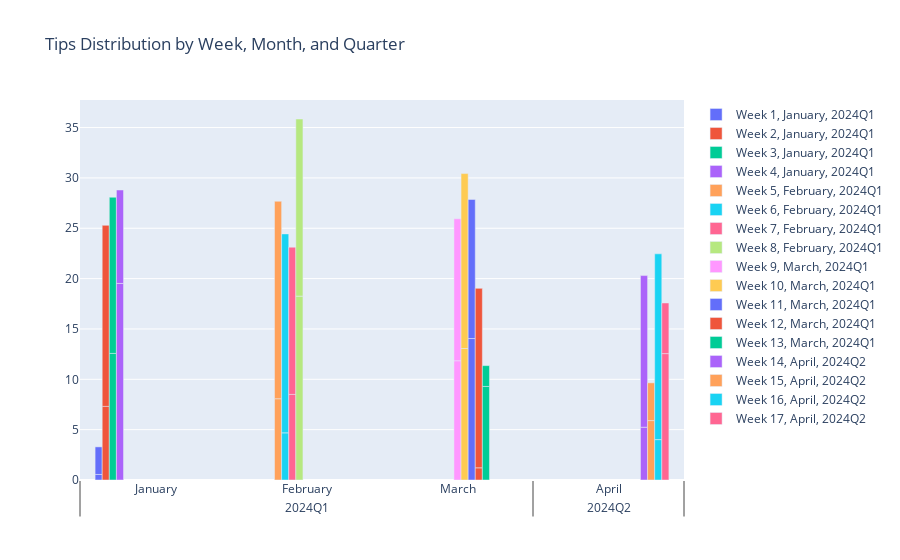

This figure's notebook cell:
### Code cell
import plotly.graph_objects as go

fig = go.Figure()

for quarter in quarters:
    for month in months:
        for week in weeks:
            filtered_data = grouped_data[(grouped_data['Week_Number'] == week) & 
                                         (grouped_data['Month'] == month) & 
                                         (grouped_data['Quarter'] == quarter)]
            if not filtered_data.empty:
                fig.add_trace(go.Bar(
                    x=[[quarter]*len(filtered_data), [month]*len(filtered_data), [f"Week {week}"]*len(filtered_data)],
                    y=filtered_data['Tip'],
                    name=f"Week {week}, {month}, {quarter}"
                ))

fig.update_layout(title_text="Tips Distribution by Week, Month, and Quarter")

fig.show()

### Figure 1 — Plotly figure (JSON) as saved in the notebook; plotly's stock layout.template omitted (floating-point values rounded to 4 significant figures)
{"data": [{"name": "Week 1, January, 2024Q1", "type": "bar", "x": [["2024Q1", "2024Q1"], ["January", "January"], ["Week 1", "Week 1"]], "y": [0.55, 2.74]}, {"name": "Week 2, January, 2024Q1", "type": "bar", "x": [["2024Q1", "2024Q1"], ["January", "January"], ["Week 2", "Week 2"]], "y": [7.31, 17.98]}, {"name": "Week 3, January, 2024Q1", "type": "bar", "x": [["2024Q1", "2024Q1"], ["January", "January"], ["Week 3", "Week 3"]], "y": [12.57, 15.51]}, {"name": "Week 4, January, 2024Q1", "type": "bar", "x": [["2024Q1", "2024Q1"], ["January", "January"], ["Week 4", "Week 4"]], "y": [19.52, 9.28]}, {"name": "Week 5, February, 2024Q1", "type": "bar", "x": [["2024Q1", "2024Q1"], ["February", "February"], ["Week 5", "Week 5"]], "y": [8.07, 19.61]}, {"name": "Week 6, February, 2024Q1", "type": "bar", "x": [["2024Q1", "2024Q1"], ["February", "February"], ["Week 6", "Week 6"]], "y": [4.68, 19.76]}, {"name": "Week 7, February, 2024Q1", "type": "bar", "x": [["2024Q1", "2024Q1"], ["February", "February"], ["Week 7", "Week 7"]], "y": [8.5, 14.62]}, {"name": "Week 8, February, 2024Q1", "type": "bar", "x": [["2024Q1", "2024Q1"], ["February", "February"], ["Week 8", "Week 8"]], "y": [18.26, 17.59]}, {"name": "Week 9, March, 2024Q1", "type": "bar", "x": [["2024Q1", "2024Q1"], ["March", "March"], ["Week 9", "Week 9"]], "y": [11.84, 14.1]}, {"name": "Week 10, March, 2024Q1", "type": "bar", "x": [["2024Q1", "2024Q1"], ["March", "March"], ["Week 10", "Week 10"]], "y": [13.06, 17.37]}, {"name": "Week 11, March, 2024Q1", "type": "bar", "x": [["2024Q1", "2024Q1"], ["March", "March"], ["Week 11", "Week 11"]], "y": [14.05, 13.81]}, {"name": "Week 12, March, 2024Q1", "type": "bar", "x": [["2024Q1", "2024Q1"], ["March", "March"], ["Week 12", "Week 12"]], "y": [1.21, 17.82]}, {"name": "Week 13, March, 2024Q1", "type": "bar", "x": [["2024Q1", "2024Q1"], ["March", "March"], ["Week 13", "Week 13"]], "y": [9.29, 2.07]}, {"name": "Week 14, April, 2024Q2", "type": "bar", "x": [["2024Q2", "2024Q2"], ["April", "April"], ["Week 14", "Week 14"]], "y": [5.24, 15.06]}, {"name": "Week 15, April, 2024Q2", "type": "bar", "x": [["2024Q2", "2024Q2"], ["April", "April"], ["Week 15", "Week 15"]], "y": [5.9, 3.75]}, {"name": "Week 16, April, 2024Q2", "type": "bar", "x": [["2024Q2", "2024Q2"], ["April", "April"], ["Week 16", "Week 16"]], "y": [4.01, 18.45]}, {"name": "Week 17, April, 2024Q2", "type": "bar", "x": [["2024Q2", "2024Q2"], ["April", "April"], ["Week 17", "Week 17"]], "y": [12.55, 5.03]}], "layout": {"title": {"text": "Tips Distribution by Week, Month, and Quarter"}}}
